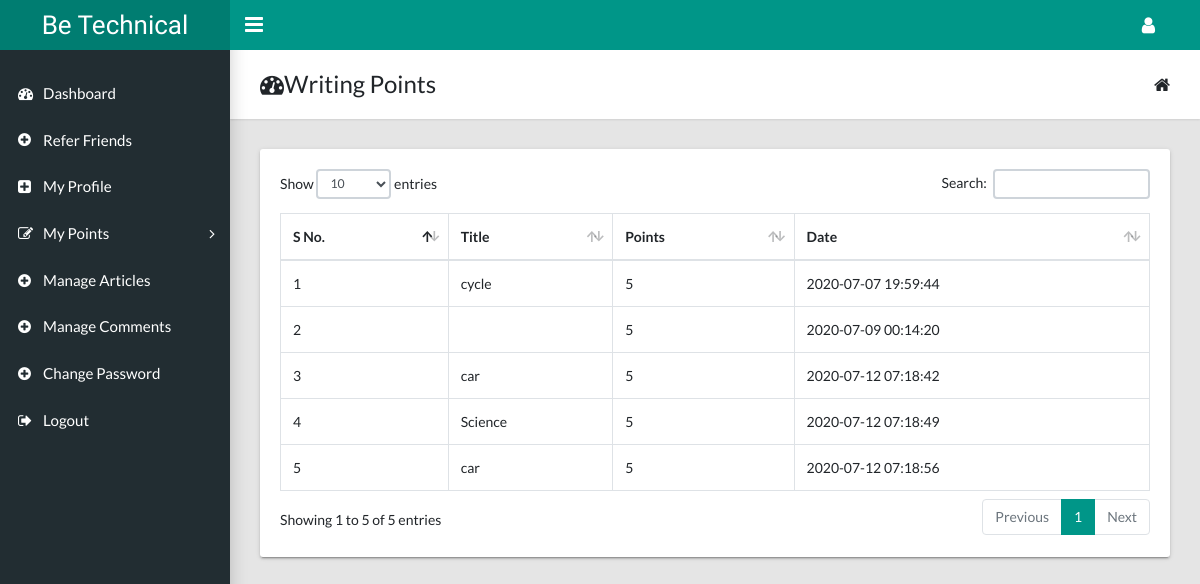
Page /user/view-my-write-points.php (signed in) on the committed database.
### tables this page shows
CREATE TABLE `user_points` (
  `p_id` int(11) NOT NULL,
  `user_id` int(11) NOT NULL,
  `art_id` int(11) DEFAULT NULL,
  `pt_type` int(11) NOT NULL DEFAULT '1' COMMENT '1- read, 2-write, 3-ref',
  `points` int(11) NOT NULL,
  `pt_from` int(11) DEFAULT NULL,
  `pt_dt` timestamp NOT NULL
);

CREATE TABLE `articles` (
  `art_id` int(11) NOT NULL,
  `user_id` int(11) NOT NULL,
  `cat_id` int(11) NOT NULL DEFAULT '1',
  `title` varchar(500) NOT NULL,
  `details` text NOT NULL,
  `tags` varchar(250) NOT NULL,
  `post_date` datetime NOT NULL DEFAULT CURRENT_TIMESTAMP,
  `update_date` datetime NOT NULL DEFAULT CURRENT_TIMESTAMP,
  `pic1` varchar(250) DEFAULT NULL,
  `pic2` varchar(250) DEFAULT NULL,
  `views` int(11) NOT NULL DEFAULT '0',
  `status` tinyint(4) NOT NULL DEFAULT '2'
);

### admin/inc/connect.php (called while the page is built, shortened)
<?php
function ReturnAnyValue($con,$Ssql){
	$TempRst = mysqli_query($con,$Ssql);
	$EOF = @mysqli_num_rows($TempRst);
	if ($EOF != 0){
		$TempRow = mysqli_fetch_row($TempRst);
		$Retun = $TempRow[0];
	}else{
		$Retun = "";
	}
	return $Retun;
}
?>

### user/view-my-write-points.php (the view, shortened to what this page needs)
<?php include ("inc/chkAuth.php");
include ("../admin/inc/connect.php");
?>
<!DOCTYPE html>
<html lang="en">
  <head>
    <link rel="stylesheet" type="text/css" href="css/main.css">
    <link rel="stylesheet" type="text/css" href="https://maxcdn.bootstrapcdn.com/font-awesome/4.7.0/css/font-awesome.min.css">
  </head>
  <body class="app sidebar-mini">
<header class="app-header"><a class="app-header__logo" href="dashboard.php"><?php include("inc/company_name.php");?></a>
     <a class="app-sidebar__toggle" href="#" data-toggle="sidebar" aria-label="Hide Sidebar"></a>
      <ul class="app-nav">
        <li class="dropdown"><a class="app-nav__item" href="#" data-toggle="dropdown" aria-label="Open Profile Menu"><i class="fa fa-user fa-lg"></i></a>
        </li>
      </ul>
    </header>
    <?php include("inc/menu.php");?>
    <main class="app-content">
      <div class="app-title">
        <div>
          <h1><i class="fa fa-dashboard"></i>Writing Points</h1>
        </div>
        <ul class="app-breadcrumb breadcrumb">
          <li class="breadcrumb-item"><i class="fa fa-home fa-lg"></i></li>
        </ul>
      </div>
       <div class="row">
        <div class="col-md-12">
          <div class="tile">
            <div class="tile-body">
              <div class="table-responsive">
                <table class="table table-hover table-bordered" id="sampleTable">
                  <thead>
                    <tr>
                      <th>S No.</th>
                      <th>Title</th>
                      <th>Points</th>
                      <th>Date</th>
                    </tr>
                  </thead>
                  <tbody>
<?php
$sql="select * from user_points where pt_type='2' and user_id=".$_SESSION['user_id'];
$rs=mysqli_query($conn,$sql);
$i=1;
while ($row=mysqli_fetch_array($rs))
{
  ?>
                    <tr>
                                <td><?php echo $i;?></td>
                      <td><?php $sql="select title from articles where art_id=".$row['art_id'];
                       $title=ReturnAnyValue($conn,$sql);
                       echo $title;?></a></td>
                      <td><?php echo $row['points'];?></a></td>
                      <td><?php echo $row['pt_dt'];?></td>
                    </tr>
<?php
$i=$i+1;
}
?>
                  </tbody>
                </table>
              </div>
            </div>
          </div>
        </div>
      </div>
    </main>
  </body>
</html>

### rows in the picture
user_points: art.title "cycle", points "5", pt_dt "2020-07-07 19:59:44"
user_points: points "5", pt_dt "2020-07-09 00:14:20"
user_points: art.title "car", points "5", pt_dt "2020-07-12 07:18:42"
user_points: art.title "Science", points "5", pt_dt "2020-07-12 07:18:49"
user_points: art.title "car", points "5", pt_dt "2020-07-12 07:18:56"

### other values in the picture
$companyName "Be Technical"
